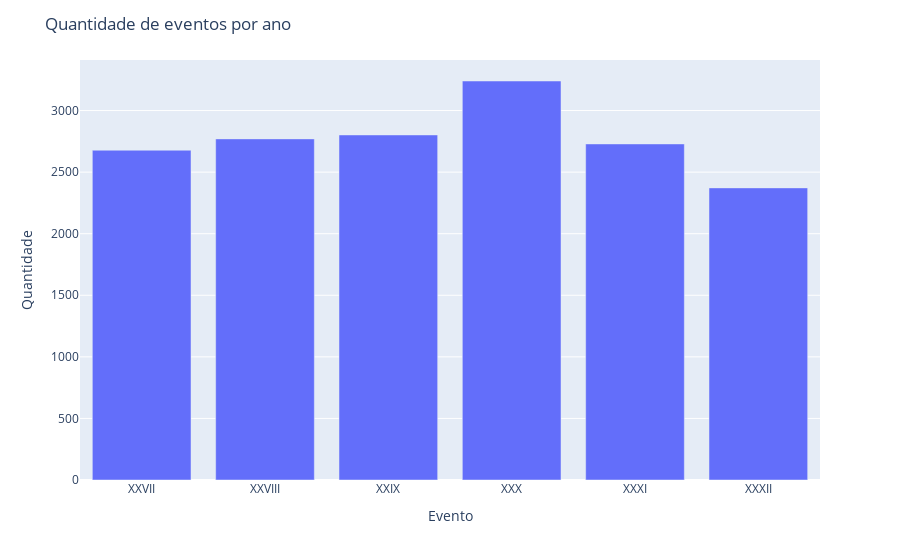

The cell this chart's notebook holds for it:
### Code cell
# atualizar o layout do gráfico, incluindo título
fig.update_layout(title_text='Quantidade de eventos por ano')
fig.show()

### Figure 1 — Plotly figure (JSON) as saved in the notebook; plotly's stock layout.template omitted (floating-point values rounded to 4 significant figures)
{"data": [{"alignmentgroup": "True", "hovertemplate": "Evento=%{x}<br>Quantidade=%{y}<extra></extra>", "legendgroup": "", "marker": {"color": "#636efa", "pattern": {"shape": ""}}, "name": "", "offsetgroup": "", "orientation": "v", "showlegend": false, "textposition": "auto", "type": "bar", "x": ["XXVII", "XXVIII", "XXIX", "XXX", "XXXI", "XXXII"], "xaxis": "x", "y": [2678, 2770, 2802, 3240, 2729, 2372], "yaxis": "y"}], "layout": {"barmode": "relative", "legend": {"tracegroupgap": 0}, "margin": {"t": 60}, "title": {"text": "Quantidade de eventos por ano"}, "xaxis": {"anchor": "y", "domain": [0, 1], "title": {"text": "Evento"}}, "yaxis": {"anchor": "x", "domain": [0, 1], "title": {"text": "Quantidade"}}}}
